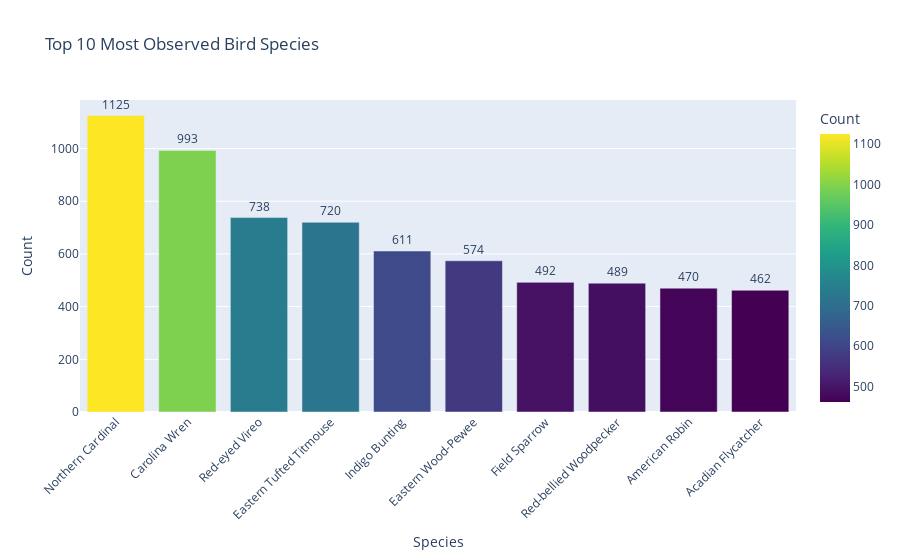

This figure's notebook cell:
### Code cell
import plotly.express as px

top_species = bird_df['common_name'].value_counts().head(10).reset_index()
top_species.columns = ['Species', 'Count']

fig = px.bar(top_species, x='Species', y='Count',
             title='Top 10 Most Observed Bird Species',
             color='Count', color_continuous_scale='Viridis',
             text='Count')

fig.update_traces(textposition='outside')
fig.update_layout(xaxis_tickangle=-45)
fig.show()

### Figure 1 — Plotly figure (JSON) as saved in the notebook; plotly's stock layout.template omitted (floating-point values rounded to 4 significant figures)
{"data": [{"alignmentgroup": "True", "hovertemplate": "Species=%{x}<br>Count=%{marker.color}<extra></extra>", "legendgroup": "", "marker": {"color": [1125, 993, 738, 720, 611, 574, 492, 489, 470, 462], "coloraxis": "coloraxis", "pattern": {"shape": ""}}, "name": "", "offsetgroup": "", "orientation": "v", "showlegend": false, "text": [1125, 993, 738, 720, 611, 574, 492, 489, 470, 462], "textposition": "outside", "type": "bar", "x": ["Northern Cardinal", "Carolina Wren", "Red-eyed Vireo", "Eastern Tufted Titmouse", "Indigo Bunting", "Eastern Wood-Pewee", "Field Sparrow", "Red-bellied Woodpecker", "American Robin", "Acadian Flycatcher"], "xaxis": "x", "y": [1125, 993, 738, 720, 611, 574, 492, 489, 470, 462], "yaxis": "y"}], "layout": {"autosize": true, "barmode": "relative", "coloraxis": {"colorbar": {"title": {"text": "Count"}}, "colorscale": [[0, "#440154"], [0.1111, "#482878"], [0.2222, "#3e4989"], [0.3333, "#31688e"], [0.4444, "#26828e"], [0.5556, "#1f9e89"], [0.6667, "#35b779"], [0.7778, "#6ece58"], [0.8889, "#b5de2b"], [1, "#fde725"]]}, "legend": {"tracegroupgap": 0}, "title": {"text": "Top 10 Most Observed Bird Species"}, "xaxis": {"anchor": "y", "autorange": true, "domain": [0, 1], "range": [-0.5, 9.5], "tickangle": -45, "title": {"text": "Species"}, "type": "category"}, "yaxis": {"anchor": "x", "autorange": true, "domain": [0, 1], "range": [0, 1184.0], "title": {"text": "Count"}, "type": "linear"}}}
